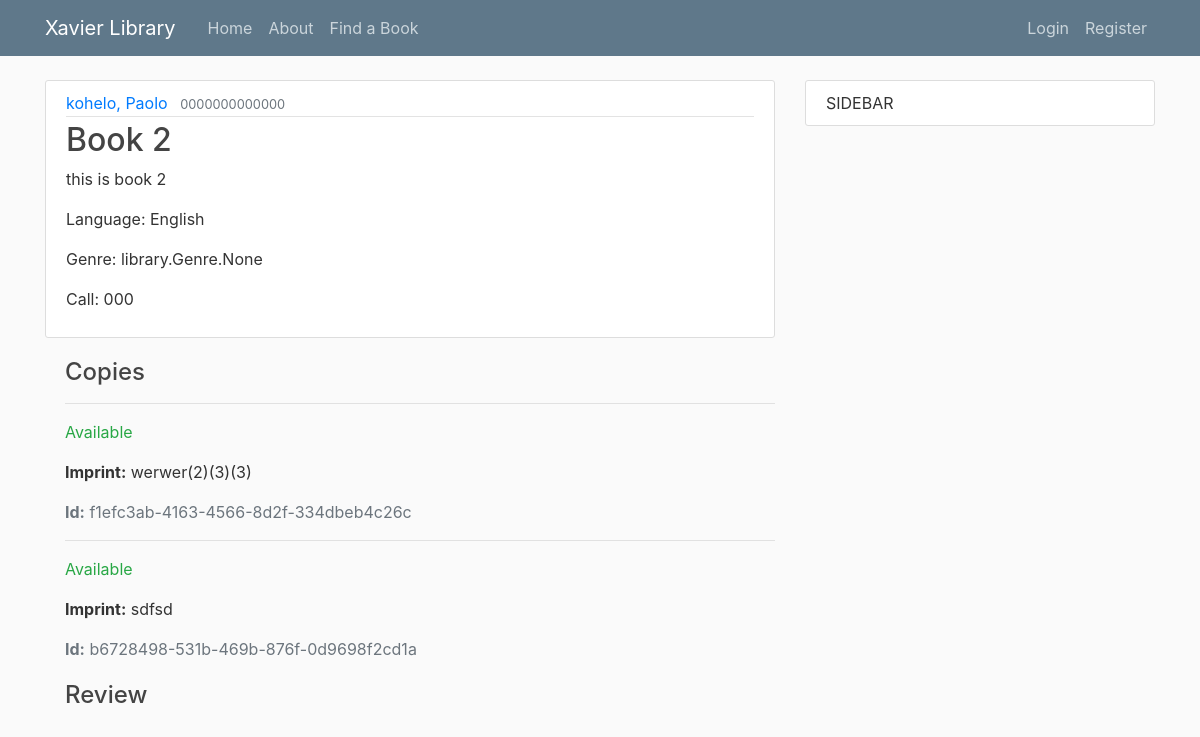
The app's page /book/2/, older data.
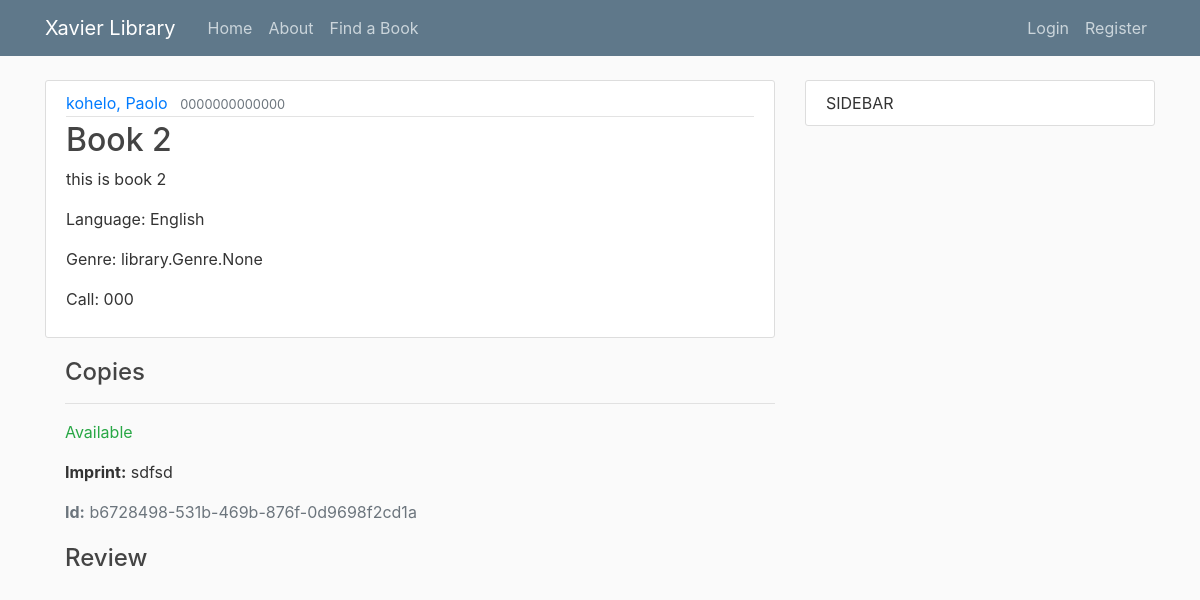
The same page, newer data.
### library/models.py (models this page shows, shortened)
class BookInstance(models.Model):
    id = models.UUIDField(primary_key=True, default=uuid.uuid4,
                          help_text="Unique ID for this particular book across whole library")
    book = models.ForeignKey('Book', on_delete=models.SET_NULL, null=True)
    imprint = models.CharField(max_length=200)
    due_back = models.DateField(null=True, blank=True)
    borrower = models.ForeignKey(User, on_delete=models.SET_NULL, null=True, blank=True)
    LOAN_STATUS = (
        ('d', 'Maintenance'),
        ('o', 'On loan'),
        ('a', 'Available'),
        ('r', 'Reserved'),
    )
    status = models.CharField(
        max_length=1,
        choices=LOAN_STATUS,
        blank=True,
        default='d',
        help_text='Book availability')
    class Meta:
        ordering = ['due_back']
        permissions = (("can_mark_returned", "Set book as returned"),)

### library/views.py (the view)
# urls.py: path('book/<int:pk>/',BookDetailView.as_view(), name='book-detail'),#path('book/<book>',views.book, name='library-book'),
class BookDetailView(DetailView):
	model = Book

### library/models.py (called while the page is built)
    def __str__(self):
        return self.name

    def __str__(self):
        return '{0}, {1}'.format(self.last_name, self.first_name)

### library/templates/library/book_detail.html (shortened to what this page needs)
{% extends "library/base.html" %}
{% block content%}
			<article class="media content-section">
			  <div class="media-body">
			    <div class="article-metadata">
			      <a class="mr-2" href="#">{{ object.author }}</a>
			      <small class="text-muted">{{ object.isbn }}</small>
			    </div>
			    <h2 class="article-title">{{ object.title }}</h2>
			    <p class="article-content">{{ object.summary }}</p>
			    <p class="article-content">Language: {{ object.language }}</p>
			    <p class="article-content">Genre: {{ object.genre }}</p>
			    <p class="article-content">Call: {{ object.call }}</p>
			  </div>
			 </article>
			  <div style="margin-left:20px;margin-top:20px">
			    <h4>Copies</h4>
			    {% for copy in object.bookinstance_set.all %}
			      <hr>
			      <p class="{% if copy.status == 'a' %}text-success{% elif copy.status == 'm' %}text-danger{% else %}text-warning{% endif %}">
			        {{ copy.get_status_display }}
			      </p>
			      <p><strong>Imprint:</strong> {{ copy.imprint }}</p>
			      <p class="text-muted"><strong>Id:</strong> {{ copy.id }}</p>
			    {% endfor %}
			  </div>
			<div style="margin-left:20px;margin-top:20px">
			    <h4>Review</h4>
			  </div>
{% endblock content %}

Row changes from the older to the newer data that the page shows:
removed BookInstance: status "Available", imprint "werwer(2)(3)(3)", id "f1efc3ab-4163-4566-8d2f-334dbeb4c26c"
